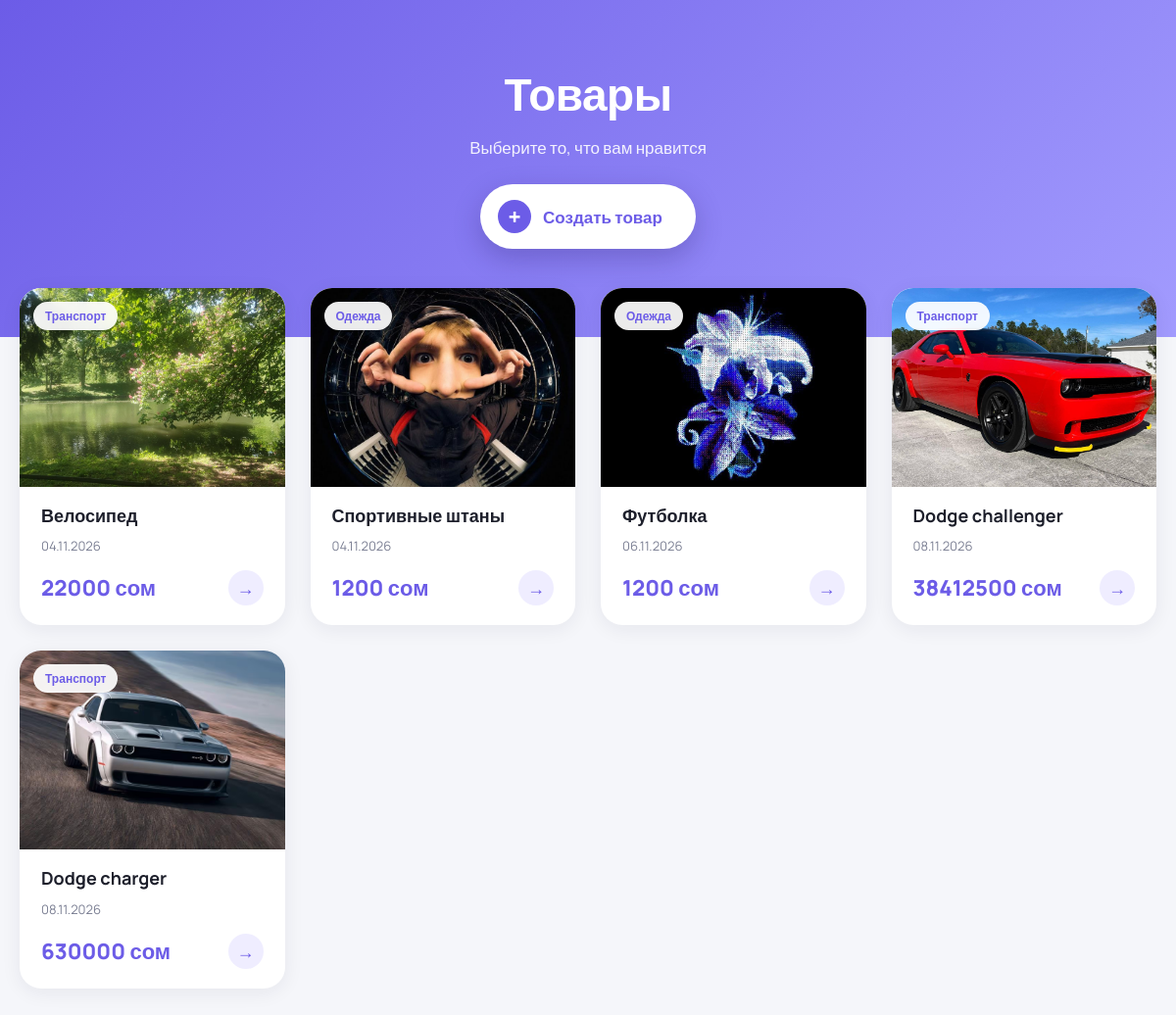
The app's page /product/ with its own data.
### lalafo_app/models.py (models this page shows, shortened)
class Product(models.Model):
    product_name = models.CharField(max_length=200)
    price = models.PositiveSmallIntegerField()
    category = models.ForeignKey(Category, on_delete=models.CASCADE, null=True, blank=True)
    product_image = models.ImageField(upload_to='photo_products')
    phone_number = PhoneNumberField(region='KG')
    descriptions = models.TextField()
    user = models.CharField(max_length=54)
    product_type = models.BooleanField(default=False)
    create_date = models.DateField(auto_now_add=True)

class Category(models.Model):
    category_name = models.CharField(max_length=32, unique=True)
    category_image = models.ImageField(upload_to='photo_categoryies')
    def __str__(self):
        return self.category_name

### lalafo_app/views.py (the view)
# urls.py: path('product/', ProductListViews.as_view(), name='product_list'),
class ProductListViews(ListView):
    queryset = Product.objects.all()
    context_object_name = 'products'
    template_name = 'product_list.html'

### lalafo_app/templates/product_list.html (shortened to what this page needs)
<!DOCTYPE html>
<html lang="ru">
<head>
</head>
<body>
    <header class="hero">
        <h1>Товары</h1>
        <p>Выберите то, что вам нравится</p>
        <div class="create-wrap">
            <a href="{% url 'product_create' %}" class="create-btn">
                <span class="plus">+</span> Создать товар
            </a>
        </div>
    </header>
    <main class="container">
        {% if products %}
            <div class="grid">
                {% for i in products %}
                    <a href="{% url 'product_detail' i.id %}" class="card">
                        <div class="card-img">
                            <span class="badge">{{ i.category }}</span>
                            {% if i.product_image %}
                                <img src="{{ i.product_image.url }}" alt="{{ i.product_name }}">
                            {% else %}
                                <div class="placeholder">🖼</div>
                            {% endif %}
                        </div>
                        <div class="card-body">
                            <span class="card-title">{{ i.product_name }}</span>
                            <span class="date">{{ i.create_date|date:"d.m.Y" }}</span>
                            <div class="card-footer">
                                <span class="price">{{ i.price }} сом</span>
                                <span class="arrow">→</span>
                            </div>
                        </div>
                    </a>
                {% endfor %}
            </div>
        {% else %}
            <div class="empty">Пока нет ни одного товара 😔</div>
        {% endif %}
    </main>
</body>
</html>

### lalafo_app/templates/product_list.html (style rules this page uses)
:root { --bg: #f5f6fa; --card: #ffffff; --text: #1d1f2b; --muted: #7b7f93; --accent: #6c5ce7; --accent-2: #a29bfe; --shadow: 0 4px 20px rgba(30, 30, 60, 0.07); --shadow-hover: 0 18px 40px rgba(108, 92, 231, 0.25); }
* { box-sizing: border-box; margin: 0; padding: 0; }
body { font-family: 'Manrope', sans-serif; background: var(--bg); color: var(--text); min-height: 100vh; }
.hero { background: linear-gradient(135deg, var(--accent), var(--accent-2)); color: #fff; padding: 64px 20px 90px; text-align: center; }
.hero h1 { font-size: clamp(28px, 5vw, 46px); font-weight: 800; letter-spacing: -0.5px; }
.hero p { margin-top: 12px; font-size: 17px; opacity: 0.9; }
.container { max-width: 1200px; margin: -50px auto 60px; padding: 0 20px; }
.grid { display: grid; grid-template-columns: repeat(auto-fill, minmax(260px, 1fr)); gap: 26px; }
.card { position: relative; display: flex; flex-direction: column; background: var(--card); border-radius: 22px; overflow: hidden; box-shadow: var(--shadow); text-decoration: none; color: inherit; transition: transform .3s ease, box-shadow .3s ease; }
.card-img { position: relative; aspect-ratio: 4 / 3; overflow: hidden; background: #e9eaf2; }
.card-img img { width: 100%; height: 100%; object-fit: cover; display: block; transition: transform .5s ease; }
.badge { position: absolute; top: 14px; left: 14px; z-index: 2; background: rgba(255, 255, 255, .92); color: var(--accent); font-size: 12px; font-weight: 700; padding: 6px 12px; border-radius: 20px; backdrop-filter: blur(4px); }
.card-body { display: flex; flex-direction: column; gap: 10px; padding: 18px 22px 20px; flex: 1; }
.card-title { font-size: 18px; font-weight: 700; line-height: 1.3; }
.date { font-size: 13px; color: var(--muted); }
.card-footer { margin-top: auto; display: flex; align-items: center; justify-content: space-between; padding-top: 6px; }
.price { font-size: 22px; font-weight: 800; color: var(--accent); }
.arrow { width: 36px; height: 36px; border-radius: 50%; background: #efedff; color: var(--accent); display: flex; align-items: center; justify-content: center; font-size: 18px; transition: background .3s, color .3s, transform .3s; }
.create-wrap { display: flex; justify-content: center; margin-top: 26px; }
.create-btn { display: inline-flex; align-items: center; gap: 12px; background: #fff; color: var(--accent); text-decoration: none; font-weight: 800; font-size: 17px; padding: 16px 34px 16px 18px; border-radius: 50px; box-shadow: 0 10px 28px rgba(30, 20, 90, .25); transition: transform .3s, box-shadow .3s; }
.create-btn .plus { width: 34px; height: 34px; border-radius: 50%; background: var(--accent); color: #fff; display: flex; align-items: center; justify-content: center; font-size: 24px; line-height: 1; transition: transform .4s ease; }

### records on screen
Product: category "Транспорт", product_image (picture), product_name "Велосипед", create_date "04.11.2026", price "22000"
Product: category "Одежда", product_image (picture), product_name "Спортивные штаны", create_date "04.11.2026", price "1200"
Product: category "Одежда", product_image (picture), product_name "Футболка", create_date "06.11.2026", price "1200"
Product: category "Транспорт", product_image (picture), product_name "Dodge challenger", create_date "08.11.2026", price "38412500"
Product: category "Транспорт", product_image (picture), product_name "Dodge charger", create_date "08.11.2026", price "630000"
